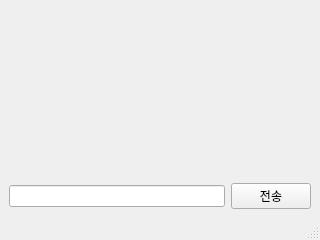
<?xml version="1.0" encoding="UTF-8"?>
<ui version="4.0">
 <class>MainWindow</class>
 <widget class="QMainWindow" name="MainWindow">
  <property name="geometry">
   <rect>
    <x>0</x>
    <y>0</y>
    <width>320</width>
    <height>240</height>
   </rect>
  </property>
  <property name="windowTitle">
   <string>Server</string>
  </property>
  <widget class="QWidget" name="centralwidget">
   <layout class="QGridLayout" name="gridLayout">
    <item row="0" column="0">
     <layout class="QVBoxLayout" name="verticalLayout">
      <item>
       <widget class="QLabel" name="label_1">
        <property name="text">
         <string/>
        </property>
       </widget>
      </item>
      <item>
       <widget class="QLabel" name="label_2">
        <property name="text">
         <string/>
        </property>
       </widget>
      </item>
      <item>
       <widget class="QLabel" name="label_3">
        <property name="text">
         <string/>
        </property>
       </widget>
      </item>
      <item>
       <widget class="QLabel" name="label_4">
        <property name="text">
         <string/>
        </property>
       </widget>
      </item>
      <item>
       <widget class="QLabel" name="label_5">
        <property name="text">
         <string/>
        </property>
       </widget>
      </item>
      <item>
       <layout class="QHBoxLayout" name="horizontalLayout">
        <item>
         <widget class="QLineEdit" name="lineEdit"/>
        </item>
        <item>
         <widget class="QPushButton" name="pushButton">
          <property name="text">
           <string>전송</string>
          </property>
         </widget>
        </item>
       </layout>
      </item>
     </layout>
    </item>
   </layout>
  </widget>
  <widget class="QMenuBar" name="menubar">
   <property name="geometry">
    <rect>
     <x>0</x>
     <y>0</y>
     <width>320</width>
     <height>22</height>
    </rect>
   </property>
  </widget>
  <widget class="QStatusBar" name="statusbar"/>
 </widget>
 <resources/>
 <connections/>
</ui>
